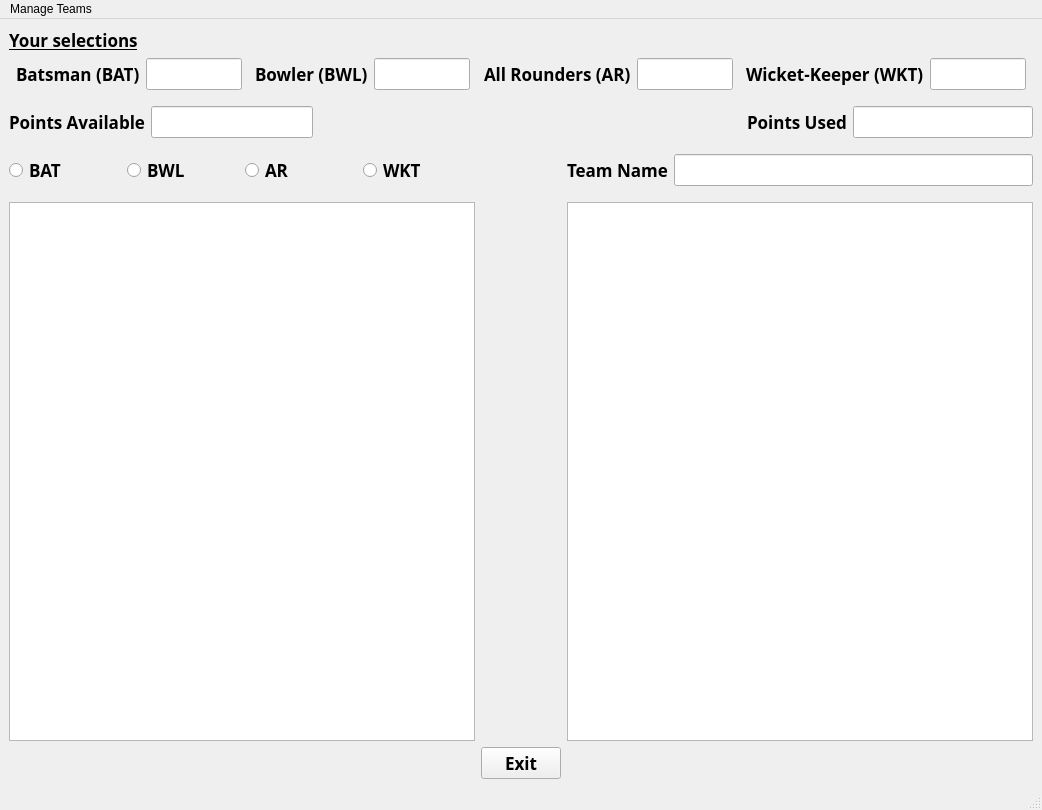
<?xml version="1.0" encoding="UTF-8"?>
<ui version="4.0">
 <class>MainWindow</class>
 <widget class="QMainWindow" name="MainWindow">
  <property name="geometry">
   <rect>
    <x>0</x>
    <y>0</y>
    <width>1042</width>
    <height>810</height>
   </rect>
  </property>
  <property name="maximumSize">
   <size>
    <width>16777215</width>
    <height>16777215</height>
   </size>
  </property>
  <property name="windowTitle">
   <string>MainWindow</string>
  </property>
  <widget class="QWidget" name="centralwidget">
   <layout class="QGridLayout" name="gridLayout">
    <item row="5" column="2">
     <layout class="QHBoxLayout" name="horizontalLayout_5">
      <item>
       <widget class="QLabel" name="label_8">
        <property name="font">
         <font>
          <family>Aparajita</family>
          <pointsize>13</pointsize>
          <weight>75</weight>
          <bold>true</bold>
         </font>
        </property>
        <property name="text">
         <string>Team Name</string>
        </property>
       </widget>
      </item>
      <item>
       <widget class="QLineEdit" name="lineEdit_7">
        <property name="font">
         <font>
          <family>Aparajita</family>
          <pointsize>13</pointsize>
         </font>
        </property>
       </widget>
      </item>
     </layout>
    </item>
    <item row="3" column="0">
     <layout class="QHBoxLayout" name="horizontalLayout_2">
      <item>
       <widget class="QLabel" name="label_6">
        <property name="font">
         <font>
          <family>Aparajita</family>
          <pointsize>13</pointsize>
          <weight>75</weight>
          <bold>true</bold>
         </font>
        </property>
        <property name="text">
         <string>Points Available</string>
        </property>
       </widget>
      </item>
      <item>
       <widget class="QLineEdit" name="lineEdit_5">
        <property name="font">
         <font>
          <family>Aparajita</family>
          <pointsize>13</pointsize>
         </font>
        </property>
       </widget>
      </item>
      <item>
       <spacer name="horizontalSpacer_6">
        <property name="font">
         <font>
          <family>Aparajita</family>
          <pointsize>13</pointsize>
         </font>
        </property>
        <property name="orientation">
         <enum>Qt::Horizontal</enum>
        </property>
        <property name="sizeHint" stdset="0">
         <size>
          <width>70</width>
          <height>20</height>
         </size>
        </property>
       </spacer>
      </item>
     </layout>
    </item>
    <item row="3" column="2">
     <layout class="QHBoxLayout" name="horizontalLayout_3">
      <item>
       <spacer name="horizontalSpacer_7">
        <property name="font">
         <font>
          <family>Aparajita</family>
          <pointsize>13</pointsize>
         </font>
        </property>
        <property name="orientation">
         <enum>Qt::Horizontal</enum>
        </property>
        <property name="sizeHint" stdset="0">
         <size>
          <width>70</width>
          <height>20</height>
         </size>
        </property>
       </spacer>
      </item>
      <item>
       <widget class="QLabel" name="label_7">
        <property name="font">
         <font>
          <family>Aparajita</family>
          <pointsize>13</pointsize>
          <weight>75</weight>
          <bold>true</bold>
         </font>
        </property>
        <property name="text">
         <string>Points Used</string>
        </property>
       </widget>
      </item>
      <item>
       <widget class="QLineEdit" name="lineEdit_6">
        <property name="font">
         <font>
          <family>Aparajita</family>
          <pointsize>13</pointsize>
         </font>
        </property>
       </widget>
      </item>
     </layout>
    </item>
    <item row="1" column="0" colspan="3">
     <layout class="QHBoxLayout" name="horizontalLayout">
      <item>
       <spacer name="horizontalSpacer">
        <property name="font">
         <font>
          <family>Aparajita</family>
          <pointsize>13</pointsize>
         </font>
        </property>
        <property name="orientation">
         <enum>Qt::Horizontal</enum>
        </property>
        <property name="sizeHint" stdset="0">
         <size>
          <width>70</width>
          <height>20</height>
         </size>
        </property>
       </spacer>
      </item>
      <item>
       <widget class="QLabel" name="label_4">
        <property name="font">
         <font>
          <family>Aparajita</family>
          <pointsize>13</pointsize>
          <weight>75</weight>
          <bold>true</bold>
         </font>
        </property>
        <property name="text">
         <string>Batsman (BAT)</string>
        </property>
       </widget>
      </item>
      <item>
       <widget class="QLineEdit" name="lineEdit">
        <property name="font">
         <font>
          <family>Aparajita</family>
          <pointsize>13</pointsize>
         </font>
        </property>
       </widget>
      </item>
      <item>
       <spacer name="horizontalSpacer_3">
        <property name="font">
         <font>
          <family>Aparajita</family>
          <pointsize>13</pointsize>
         </font>
        </property>
        <property name="orientation">
         <enum>Qt::Horizontal</enum>
        </property>
        <property name="sizeHint" stdset="0">
         <size>
          <width>70</width>
          <height>20</height>
         </size>
        </property>
       </spacer>
      </item>
      <item>
       <widget class="QLabel" name="label_3">
        <property name="font">
         <font>
          <family>Aparajita</family>
          <pointsize>13</pointsize>
          <weight>75</weight>
          <bold>true</bold>
         </font>
        </property>
        <property name="text">
         <string>Bowler (BWL)</string>
        </property>
       </widget>
      </item>
      <item>
       <widget class="QLineEdit" name="lineEdit_2">
        <property name="font">
         <font>
          <family>Aparajita</family>
          <pointsize>13</pointsize>
         </font>
        </property>
       </widget>
      </item>
      <item>
       <spacer name="horizontalSpacer_4">
        <property name="font">
         <font>
          <family>Aparajita</family>
          <pointsize>13</pointsize>
         </font>
        </property>
        <property name="orientation">
         <enum>Qt::Horizontal</enum>
        </property>
        <property name="sizeHint" stdset="0">
         <size>
          <width>70</width>
          <height>20</height>
         </size>
        </property>
       </spacer>
      </item>
      <item>
       <widget class="QLabel" name="label_2">
        <property name="font">
         <font>
          <family>Aparajita</family>
          <pointsize>13</pointsize>
          <weight>75</weight>
          <bold>true</bold>
         </font>
        </property>
        <property name="text">
         <string>All Rounders (AR)</string>
        </property>
       </widget>
      </item>
      <item>
       <widget class="QLineEdit" name="lineEdit_3">
        <property name="font">
         <font>
          <family>Aparajita</family>
          <pointsize>13</pointsize>
         </font>
        </property>
       </widget>
      </item>
      <item>
       <spacer name="horizontalSpacer_5">
        <property name="font">
         <font>
          <family>Aparajita</family>
          <pointsize>13</pointsize>
         </font>
        </property>
        <property name="orientation">
         <enum>Qt::Horizontal</enum>
        </property>
        <property name="sizeHint" stdset="0">
         <size>
          <width>70</width>
          <height>20</height>
         </size>
        </property>
       </spacer>
      </item>
      <item>
       <widget class="QLabel" name="label">
        <property name="font">
         <font>
          <family>Aparajita</family>
          <pointsize>13</pointsize>
          <weight>75</weight>
          <bold>true</bold>
         </font>
        </property>
        <property name="text">
         <string>Wicket-Keeper (WKT)</string>
        </property>
       </widget>
      </item>
      <item>
       <widget class="QLineEdit" name="lineEdit_4">
        <property name="font">
         <font>
          <family>Aparajita</family>
          <pointsize>13</pointsize>
         </font>
        </property>
       </widget>
      </item>
      <item>
       <spacer name="horizontalSpacer_2">
        <property name="font">
         <font>
          <family>Aparajita</family>
          <pointsize>13</pointsize>
         </font>
        </property>
        <property name="orientation">
         <enum>Qt::Horizontal</enum>
        </property>
        <property name="sizeHint" stdset="0">
         <size>
          <width>70</width>
          <height>20</height>
         </size>
        </property>
       </spacer>
      </item>
     </layout>
    </item>
    <item row="2" column="0">
     <spacer name="verticalSpacer_3">
      <property name="font">
       <font>
        <family>Aparajita</family>
        <pointsize>13</pointsize>
       </font>
      </property>
      <property name="orientation">
       <enum>Qt::Vertical</enum>
      </property>
      <property name="sizeType">
       <enum>QSizePolicy::Fixed</enum>
      </property>
      <property name="sizeHint" stdset="0">
       <size>
        <width>20</width>
        <height>10</height>
       </size>
      </property>
     </spacer>
    </item>
    <item row="8" column="1">
     <widget class="QPushButton" name="pushButton">
      <property name="font">
       <font>
        <family>Aparajita</family>
        <pointsize>13</pointsize>
        <weight>75</weight>
        <bold>true</bold>
       </font>
      </property>
      <property name="text">
       <string>Exit</string>
      </property>
     </widget>
    </item>
    <item row="4" column="0">
     <spacer name="verticalSpacer_4">
      <property name="font">
       <font>
        <family>Aparajita</family>
        <pointsize>13</pointsize>
       </font>
      </property>
      <property name="orientation">
       <enum>Qt::Vertical</enum>
      </property>
      <property name="sizeType">
       <enum>QSizePolicy::Fixed</enum>
      </property>
      <property name="sizeHint" stdset="0">
       <size>
        <width>20</width>
        <height>10</height>
       </size>
      </property>
     </spacer>
    </item>
    <item row="7" column="2">
     <widget class="QListWidget" name="listWidget_2">
      <property name="font">
       <font>
        <family>Aparajita</family>
        <pointsize>13</pointsize>
       </font>
      </property>
     </widget>
    </item>
    <item row="6" column="0">
     <spacer name="verticalSpacer_5">
      <property name="font">
       <font>
        <family>Aparajita</family>
        <pointsize>13</pointsize>
       </font>
      </property>
      <property name="orientation">
       <enum>Qt::Vertical</enum>
      </property>
      <property name="sizeType">
       <enum>QSizePolicy::Fixed</enum>
      </property>
      <property name="sizeHint" stdset="0">
       <size>
        <width>20</width>
        <height>10</height>
       </size>
      </property>
     </spacer>
    </item>
    <item row="7" column="0">
     <widget class="QListWidget" name="listWidget">
      <property name="font">
       <font>
        <family>Aparajita</family>
        <pointsize>13</pointsize>
       </font>
      </property>
     </widget>
    </item>
    <item row="5" column="0">
     <layout class="QHBoxLayout" name="horizontalLayout_4">
      <item>
       <widget class="QRadioButton" name="radioButton_4">
        <property name="font">
         <font>
          <family>Aparajita</family>
          <pointsize>13</pointsize>
          <weight>75</weight>
          <bold>true</bold>
         </font>
        </property>
        <property name="text">
         <string>BAT</string>
        </property>
       </widget>
      </item>
      <item>
       <widget class="QRadioButton" name="radioButton_3">
        <property name="font">
         <font>
          <family>Aparajita</family>
          <pointsize>13</pointsize>
          <weight>75</weight>
          <bold>true</bold>
         </font>
        </property>
        <property name="text">
         <string>BWL</string>
        </property>
       </widget>
      </item>
      <item>
       <widget class="QRadioButton" name="radioButton">
        <property name="font">
         <font>
          <family>Aparajita</family>
          <pointsize>13</pointsize>
          <weight>75</weight>
          <bold>true</bold>
         </font>
        </property>
        <property name="text">
         <string>AR</string>
        </property>
       </widget>
      </item>
      <item>
       <widget class="QRadioButton" name="radioButton_2">
        <property name="font">
         <font>
          <family>Aparajita</family>
          <pointsize>13</pointsize>
          <weight>75</weight>
          <bold>true</bold>
         </font>
        </property>
        <property name="text">
         <string>WKT</string>
        </property>
       </widget>
      </item>
     </layout>
    </item>
    <item row="0" column="0" colspan="2">
     <widget class="QLabel" name="label_5">
      <property name="enabled">
       <bool>true</bool>
      </property>
      <property name="font">
       <font>
        <family>Aparajita</family>
        <pointsize>13</pointsize>
        <weight>75</weight>
        <bold>true</bold>
        <underline>true</underline>
       </font>
      </property>
      <property name="text">
       <string>Your selections</string>
      </property>
      <property name="alignment">
       <set>Qt::AlignLeading|Qt::AlignLeft|Qt::AlignVCenter</set>
      </property>
     </widget>
    </item>
   </layout>
  </widget>
  <widget class="QMenuBar" name="menubar">
   <property name="geometry">
    <rect>
     <x>0</x>
     <y>0</y>
     <width>1042</width>
     <height>26</height>
    </rect>
   </property>
   <widget class="QMenu" name="menuManage_Teams">
    <property name="title">
     <string>Manage Teams</string>
    </property>
    <addaction name="actionNew_team"/>
    <addaction name="actionSve_team"/>
    <addaction name="actionSave_team"/>
    <addaction name="actionEvaluate_team"/>
   </widget>
   <addaction name="menuManage_Teams"/>
  </widget>
  <widget class="QStatusBar" name="statusbar"/>
  <action name="actionNew_team">
   <property name="text">
    <string>New team</string>
   </property>
  </action>
  <action name="actionSve_team">
   <property name="text">
    <string>Open team</string>
   </property>
  </action>
  <action name="actionSave_team">
   <property name="text">
    <string>Save team</string>
   </property>
  </action>
  <action name="actionEvaluate_team">
   <property name="text">
    <string>Evaluate team</string>
   </property>
  </action>
 </widget>
 <resources/>
 <connections/>
</ui>
